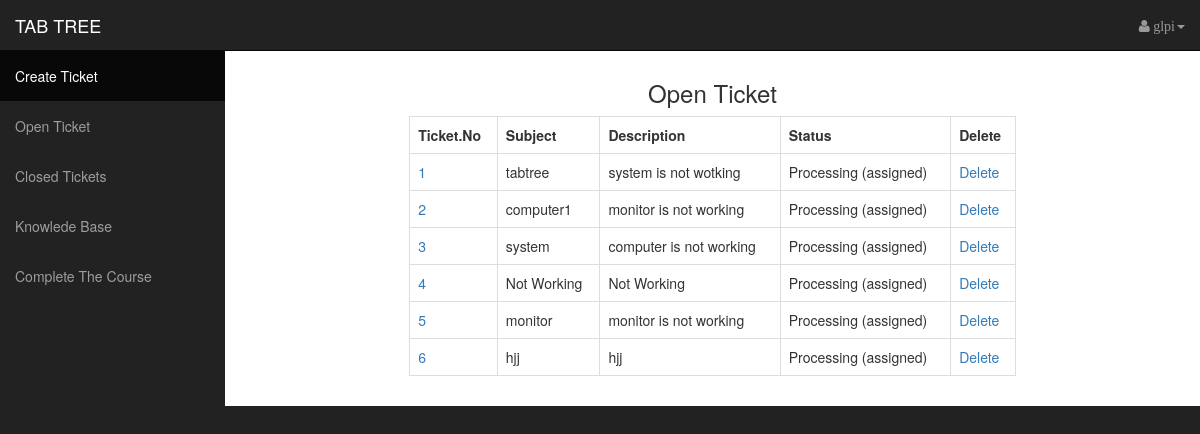
The app's page /openticket.php (signed in) with its own data.
### tables this page shows
CREATE TABLE `glpi_tickets` (
  `id` int(11) NOT NULL,
  `entities_id` int(11) NOT NULL DEFAULT '0',
  `name` varchar(255) DEFAULT NULL,
  `date` datetime DEFAULT NULL,
  `closedate` datetime DEFAULT NULL,
  `solvedate` datetime DEFAULT NULL,
  `date_mod` datetime DEFAULT NULL,
  `users_id_lastupdater` int(11) NOT NULL DEFAULT '0',
  `status` int(11) NOT NULL DEFAULT '1',
  `users_id_recipient` int(11) NOT NULL DEFAULT '0',
  `requesttypes_id` int(11) NOT NULL DEFAULT '0',
  `itemtype` varchar(100) NOT NULL,
  `items_id` int(11) NOT NULL DEFAULT '0',
  `content` longtext,
  `urgency` int(11) NOT NULL DEFAULT '1',
  `impact` int(11) NOT NULL DEFAULT '1',
  `priority` int(11) NOT NULL DEFAULT '1',
  `itilcategories_id` int(11) NOT NULL DEFAULT '0',
  `type` int(11) NOT NULL DEFAULT '1',
  `solutiontypes_id` int(11) NOT NULL DEFAULT '0',
  `solution` text,
  `global_validation` varchar(255) DEFAULT 'none',
  `slas_id` int(11) NOT NULL DEFAULT '0',
  `slalevels_id` int(11) NOT NULL DEFAULT '0',
  `due_date` datetime DEFAULT NULL,
  `begin_waiting_date` datetime DEFAULT NULL,
  `sla_waiting_duration` int(11) NOT NULL DEFAULT '0',
  `waiting_duration` int(11) NOT NULL DEFAULT '0',
  `close_delay_stat` int(11) NOT NULL DEFAULT '0',
  `solve_delay_stat` int(11) NOT NULL DEFAULT '0',
  `takeintoaccount_delay_stat` int(11) NOT NULL DEFAULT '0',
  `actiontime` int(11) NOT NULL DEFAULT '0',
  `is_deleted` tinyint(1) NOT NULL DEFAULT '0',
  `locations_id` int(11) NOT NULL DEFAULT '0'
);

### openticket.php (the view, shortened to what this page needs)
<!DOCTYPE html>
<html lang="en">
<head>
    <link href="css/bootstrap.min.css" rel="stylesheet">
    <link href="css/sb-admin.css" rel="stylesheet">
    <link href="css/plugins/morris.css" rel="stylesheet">
    <link href="font-awesome/css/font-awesome.min.css" rel="stylesheet" type="text/css">
</head>
<body>
    <div id="wrapper">
        <nav class="navbar navbar-inverse navbar-fixed-top" role="navigation">
            <div class="navbar-header">
                <a class="navbar-brand" href="welcome.php">TAB TREE </a>
            </div>
            <ul class="nav navbar-right top-nav">
                <li class="dropdown">
                    <a href="#" class="dropdown-toggle" data-toggle="dropdown"><i class="fa fa-user"> <?php echo $_SESSION['user']; ?> </i><b class="caret"></b></a>
                </li>
            </ul>
        <div class="collapse navbar-collapse navbar-ex1-collapse">
                <ul class="nav navbar-nav side-nav">
                    <li class="active">
                        <a href="createticket.php">Create Ticket</a>
                    </li>
                    <li>
                        <a href="openticket.php">Open Ticket</a>
                    </li>
                    <li>
                        <a href="closed.php">Closed Tickets</a>
                    </li>
                    <li>
                        <a href="forms.html"> Knowlede Base</a>
                    </li>
                    <li>
                        <a href="bootstrap-elements.html">Complete The Course</a>
                    </li>
                </ul>
            </div>
        </nav>
        <div id="page-wrapper">
            <div class="container-fluid">
                <h3 align="center">Open Ticket</h3>
                <div class="row">
                    <div class="col-md-2"></div>
                  <div class="col-md-8">
                <?php
                include('config.php');
                ?>
                <table class="table table-bordered">
                  <th>Ticket.No</th>
                  <th>Subject</th>
                  <th>Description</th>
                  <th>Status</th>
                   <th>Delete</th>
                <?php
                $sql = "select * from glpi_tickets";
                $result=mysqli_query($conn,$sql);
                while ($row=mysqli_fetch_array($result)) { ?>
                <tr>
                <td><a href="ticketedit.php?id=<?php echo $row['id']; ?>"><?php echo $row['id']; ?></a></td>
                 <td><?php echo $row['name'] ?></td>
                  <td><?php echo $row['content']  ?></td>
                  <td><?php   if ($row['status']=='1') {
                        echo "New";
                    }
                    elseif ($row['status']=='2') {
                        echo " Processing (assigned)";
                    }?>
                  </td>
                  <td><a href="ticketdelete.php?id=<?php echo $row['id']; ?>">Delete</a></td>
                </tr>
                <?php  }
                 ?>
                </table>
                </div>
            </div>
            </div>
        </div>
    </div>
</body>
</html>

### css/sb-admin.css (style rules this page uses)
body { margin-top: 100px; background-color: #222; }
@media (min-width:768px) { body { margin-top: 50px; } }
#wrapper { padding-left: 0; }
#page-wrapper { width: 100%; padding: 0; background-color: #fff; }
@media (min-width:768px) { #wrapper { padding-left: 225px; } }
@media (min-width:768px) { #page-wrapper { padding: 10px; } }
.top-nav { padding: 0 15px; }
.top-nav>li { display: inline-block; float: left; }
.top-nav>li>a { padding-top: 15px; padding-bottom: 15px; line-height: 20px; color: #999; }
@media (min-width:768px) { .side-nav { position: fixed; top: 51px; left: 225px; width: 225px; margin-left: -225px; border: none; border-radius: 0; overflow-y: auto; background-color: #222; bottom: 0; overflow-x: hidden; padding-bottom: 40px; } }
@media (min-width:768px) { .side-nav>li>a { width: 225px; } }

### records on screen
glpi_tickets: id "1", name "tabtree", content "system is not wotking", status "Processing (assigned)"
glpi_tickets: id "2", name "computer1", content "monitor is not working", status "Processing (assigned)"
glpi_tickets: id "3", name "system", content "computer is not working", status "Processing (assigned)"
glpi_tickets: id "4", name "Not Working", content "Not Working", status "Processing (assigned)"
glpi_tickets: id "5", name "monitor", content "monitor is not working", status "Processing (assigned)"
glpi_tickets: id "6", name "hjj", content "hjj", status "Processing (assigned)"

### other values on screen
$_SESSION['user'] "glpi"
